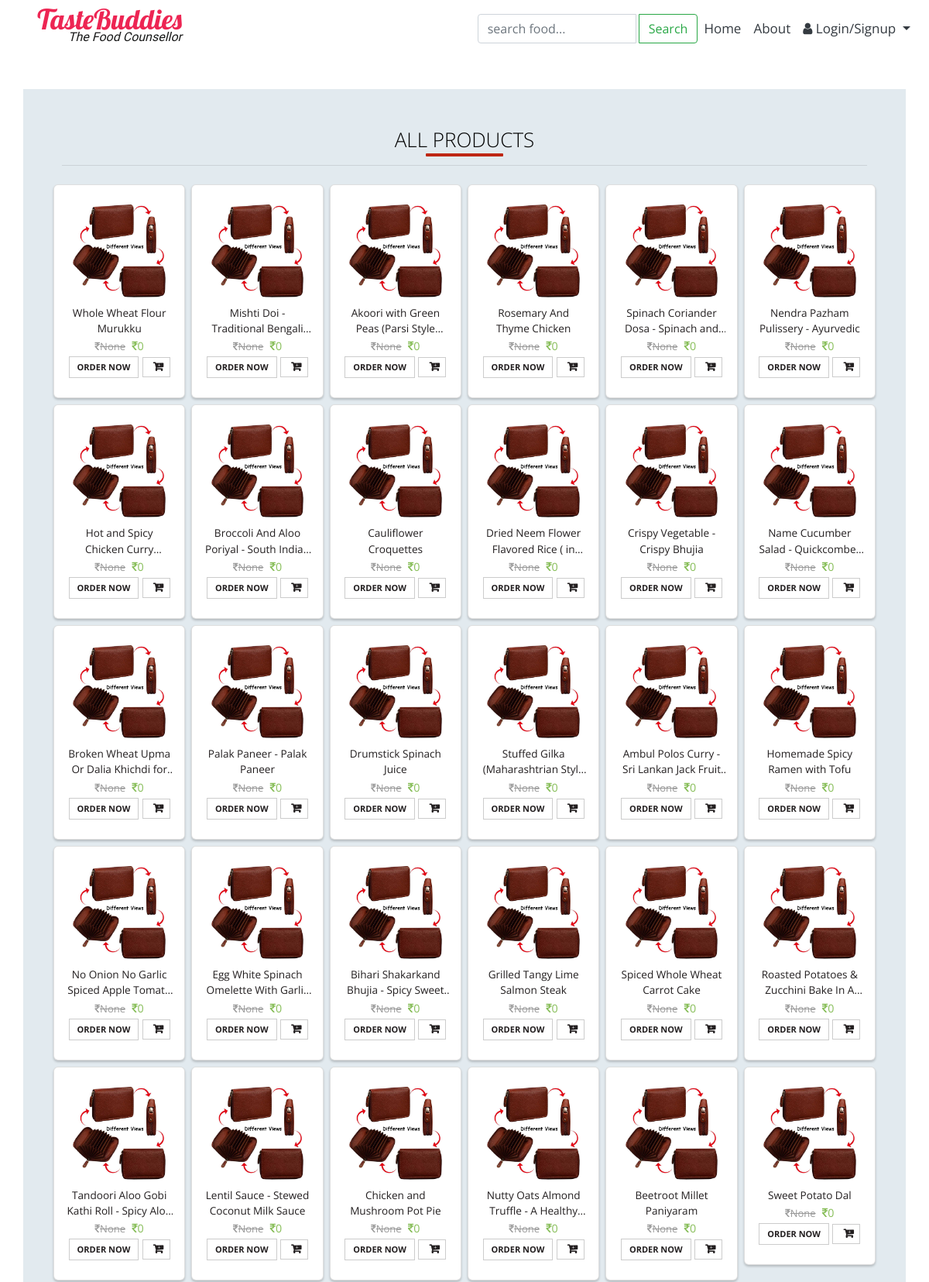
The app's page /search/ (upper part) with its own data.
### saler/models.py (models this page shows, shortened)
class Product(models.Model):
	GST_CHOICES = (("0",'0'),("3",'3'),("5",'5'),("12",'12'),("18",'18'),("28",'28'))
	TAG_COLOR_CHOICES = (("primary",'primary'),("secondary",'secondary'),("success",'success'),("danger",'danger'),("warning",'warning'),("info",'info'))
	product_id = models.BigAutoField(primary_key=True)
	product_id2 = models.CharField(max_length=100,default='')
	shop = models.ForeignKey(User, on_delete=models.CASCADE,default='')
	product_name = models.CharField(max_length=100)
	ingredients = models.TextField(blank=True)
	TotalTime = models.IntegerField(blank=True, null=True)
	category = models.CharField(max_length=100, default="", null=True)
	subcategory = models.CharField(max_length=50, default="")
	diet = models.CharField(max_length=100, null=True, blank=True)
	TotalCal = models.IntegerField(blank=True, null=True)
	URL= models.CharField(max_length=600,null=True,blank=True)
	brand = models.CharField(max_length=100,null=True,blank=True)
	color = models.ForeignKey(Color, on_delete=models.CASCADE,null=True,blank=True)
	price = models.IntegerField(default=0)
	price_not = models.IntegerField(blank=True,null=True)
	tag_title = models.CharField(max_length=20, null=True, blank=True)
	tag_color = models.CharField(max_length=20,choices=TAG_COLOR_CHOICES, null=True, blank=True)
	desc = models.TextField(blank=True)
	specs = models.TextField(null=True, blank=True)
	gst = models.CharField(default='0',max_length=3,choices=GST_CHOICES)
	pub_date = models.DateField(auto_now=True)
	image1 = models.ImageField(upload_to='products/images', default="",null=True,blank=True)
	image2 = models.ImageField(upload_to='products/images', default="",null=True,blank=True)
	image3 = models.ImageField(upload_to='products/images', default="",null=True,blank=True)
	image4 = models.ImageField(upload_to='products/images', default="",null=True,blank=True)
	image5 = models.ImageField(upload_to='products/images', default="",null=True,blank=True)
	is_Veg=models.BooleanField(default=0,blank=True)
	is_SugarFree=models.BooleanField(default=0,blank=True)
	is_HighProtein=models.BooleanField(default=0,blank=True)
	is_GluttentFree=models.BooleanField(default=0,blank=True)
	is_Sattvik=models.BooleanField(default=0,blank=True)
	is_Vegan=models.BooleanField(default=0,blank=True)

### main/views.py (the view)
# urls.py: path('search/', views.search, name="search"),
def search(request):
	query = request.GET.get('query', '')
	prods = []
	for prod in [i for i in Product.objects.all() ]:
		if query.lower() in prod.product_name.lower() or query.lower() in prod.desc.lower() or query.lower() in prod.subcategory.lower():
			prods.append([prod,[item for item in ProductSize.objects.filter(product=prod)]])
	params = {
		'product':prods,
		'cart_element_no' : len([p for p in Cart.objects.all() if p.user == request.user]),
		'category':category.objects.all(),
		}
	return render(request, 'main/view_all.html', params)

### main/templates/main/view_all.html (shortened to what this page needs)
{% extends 'main/base.html' %}
{% load static %}
{% block main_body %}
<div class="container" style="background-color: #e2eaef; padding:50px;">
		<h2>All <b>{{catg}}</b> Products</h2><hr>
		<div class="row pt-1 " style="justify-content: center;">
			{% for i in product reversed %}
			<div class="col-2 p-1 prod1212">
				<a href="{% url 'home' %}product/{{i.0.product_id}}" style="text-decoration: none; color: #231f20">
				<div class=" card">
					<div class="img-box">
						<img src="{{i.0.image1.url}}" class="img-responsive img-fluid" alt="">
					</div>
					<div class="thumb-content">
						<small class="cut-text">{{i.0.product_name}}</small>
						<p class="item-price"><strike><i class="fa fa-inr"
														aria-hidden="true"></i>{{i.0.price_not}}</strike> <span><i class="fa fa-inr"
												aria-hidden="true"></i>{{i.0.price}}</span></p>
						<div>
							{% if i.1 %}
							<a p_id="{{i.0.product_id}}" class="btn btn-primary oprbtn" id="ord{{i.0.product_id}}">Order Now</a>
							<div id="ord{{i.0.product_id}}sizesof" style="display: none;">
								{% for me in i.1 %}
								<form method="GET" style="display: inline;" action="/order_now">
														<input type="text" name="prod_id" value="{{i.0.product_id}}" style="display: none;">
														<input type="size" name="prod_size" value="{{me.size}}" style="display: none;">
														<button type="submit" class="btn pt-1 pb-1 pr-2 pl-2">{{me.size}}</button>
													</form>
								{% endfor %}
							</div>
							<a p_id="{{i.0.product_id}}" class="btn btn-primary oprbtn"  style="padding: 5px 10px 5px 5px;" id="atc{{i.0.product_id}}"><i class="fa fa-cart-plus" aria-hidden="true"></i></a>
							<div id="atc{{i.0.product_id}}sizesof" style="display: none;">
								{% for me in i.1 %}
								<a prod_id="{{i.0.product_id}}" class="btn pt-1 pb-1 pr-2 pl-2 add_to_cart">{{me.size}}</a>
								{% endfor %}
							</div>
							{% else %}
											<form method="GET" style="display: inline;" action="/order_now">
														<button type="submit" class="btn btn-primary oprbtn">Order Now</button>
													</form>
												<a prod_id="{{i.0.product_id}}" class="btn pt-1 pb-1 pr-2 pl-2 add_to_cart"><i class="fa fa-cart-plus" aria-hidden="true"></i></a>
										{% endif %}
						</div>
					</div>
				</div>
				</a>
			</div>
			{% endfor %}
		</div>
</div>
{% endblock main_body %}

### main/static/main/css/style.css (style rules this page uses)
body a { text-decoration:none; transition:0.5s all; -webkit-transition:0.5s all; -moz-transition:0.5s all; -o-transition:0.5s all; -ms-transition:0.5s all; }
.item-price { font-size: 13px; padding: 2px 0; }
.item-price strike { color: #999; margin-right: 5px; }
.item-price span { color: #86bd57; font-size: 110%; }

### main/templates/main/view_all.html (style rules this page uses)
.prod1212 .card { padding: 25px 15px; background: #fff; border-radius: 6px; text-align: center; position: relative; box-shadow: 0 2px 3px rgba(0,0,0,0.2); }
.prod1212 .img-box { height: 120px; margin-bottom: 10px; width: 100%; position: relative; }
.prod1212 img { max-width: 100%; max-height: 100%; display: inline-block; position: absolute; bottom: 0; margin: 0 auto; left: 0; right: 0; }
.prod1212 .thumb-content .btn { color: #231f20; border-radius: 0; font-size: 11px; text-transform: uppercase; font-weight: bold; background: none; border: 1px solid #ccc; padding: 5px 10px; line-height: 16px; }
.prod1212 .thumb-content .btn i { font-size: 14px; font-weight: bold; margin-left: 5px; }
h2 { color: #000; font-size: 26px; font-weight: 300; text-align: center; text-transform: uppercase; position: relative; }
h2::after { content: ""; width: 100px; position: absolute; margin: 0 auto; height: 4px; border-radius: 1px; background: #be2714; left: 0; right: 0; bottom: -5px; }
.item-price { font-size: 13px; padding: 2px 0; }
.prod1212 { width: 190px; }
.cut-text { display: -webkit-box; max-width: 200px; -webkit-line-clamp: 2; -webkit-box-orient: vertical; overflow: hidden; }

### main/templates/main/logo.html (style rules this page uses)
* { margin:0; padding:0; }
body { font-size:17px; color:#424242; font-family: 'Open Sans', sans-serif; background-color: #ffffff; }
h1, h2, h3, h4, h5, h6, p { margin:0px; padding:0px; }

### records on screen
Product: image1 (picture), product_name "Whole Wheat Flour Murukku", price_not "None", price "0"
Product: image1 (picture), product_name "Mishti Doi - Traditional…", price_not "None", price "0"
Product: image1 (picture), product_name "Akoori with Green Peas (Parsi…", price_not "None", price "0"
Product: image1 (picture), product_name "Rosemary And Thyme Chicken", price_not "None", price "0"
Product: image1 (picture), product_name "Spinach Coriander Dosa - Spinach…", price_not "None", price "0"
Product: image1 (picture), product_name "Nendra Pazham Pulissery - Ayurvedic", price_not "None", price "0"
Product: image1 (picture), product_name "Hot and Spicy Chicken…", price_not "None", price "0"
Product: image1 (picture), product_name "Broccoli And Aloo Poriyal - South…", price_not "None", price "0"
Product: image1 (picture), product_name "Cauliflower Croquettes", price_not "None", price "0"
Product: image1 (picture), product_name "Dried Neem Flower Flavored Rice (…", price_not "None", price "0"
Product: image1 (picture), product_name "Crispy Vegetable - Crispy Bhujia", price_not "None", price "0"
Product: image1 (picture), product_name "Name Cucumber Salad -…", price_not "None", price "0"
Product: image1 (picture), product_name "Broken Wheat Upma Or Dalia Khichdi…", price_not "None", price "0"
Product: image1 (picture), product_name "Palak Paneer - Palak Paneer", price_not "None", price "0"
Product: image1 (picture), product_name "Drumstick Spinach Juice", price_not "None", price "0"
Product: image1 (picture), product_name "Stuffed Gilka (Maharashtrian…", price_not "None", price "0"
Product: image1 (picture), product_name "Ambul Polos Curry - Sri Lankan Jack…", price_not "None", price "0"
Product: image1 (picture), product_name "Homemade Spicy Ramen with Tofu", price_not "None", price "0"
Product: image1 (picture), product_name "No Onion No Garlic Spiced Apple…", price_not "None", price "0"
Product: image1 (picture), product_name "Egg White Spinach Omelette With…", price_not "None", price "0"
Product: image1 (picture), product_name "Bihari Shakarkand Bhujia - Spicy…", price_not "None", price "0"
Product: image1 (picture), product_name "Grilled Tangy Lime Salmon Steak", price_not "None", price "0"
Product: image1 (picture), product_name "Spiced Whole Wheat Carrot Cake", price_not "None", price "0"
Product: image1 (picture), product_name "Roasted Potatoes & Zucchini Bake In…", price_not "None", price "0"
Product: image1 (picture), product_name "Tandoori Aloo Gobi Kathi Roll - Spicy…", price_not "None", price "0"
Product: image1 (picture), product_name "Lentil Sauce - Stewed Coconut Milk Sauce", price_not "None", price "0"
Product: image1 (picture), product_name "Chicken and Mushroom Pot Pie", price_not "None", price "0"
Product: image1 (picture), product_name "Nutty Oats Almond Truffle - A…", price_not "None", price "0"
Product: image1 (picture), product_name "Beetroot Millet Paniyaram", price_not "None", price "0"
Product: image1 (picture), product_name "Sweet Potato Dal", price_not "None", price "0"
